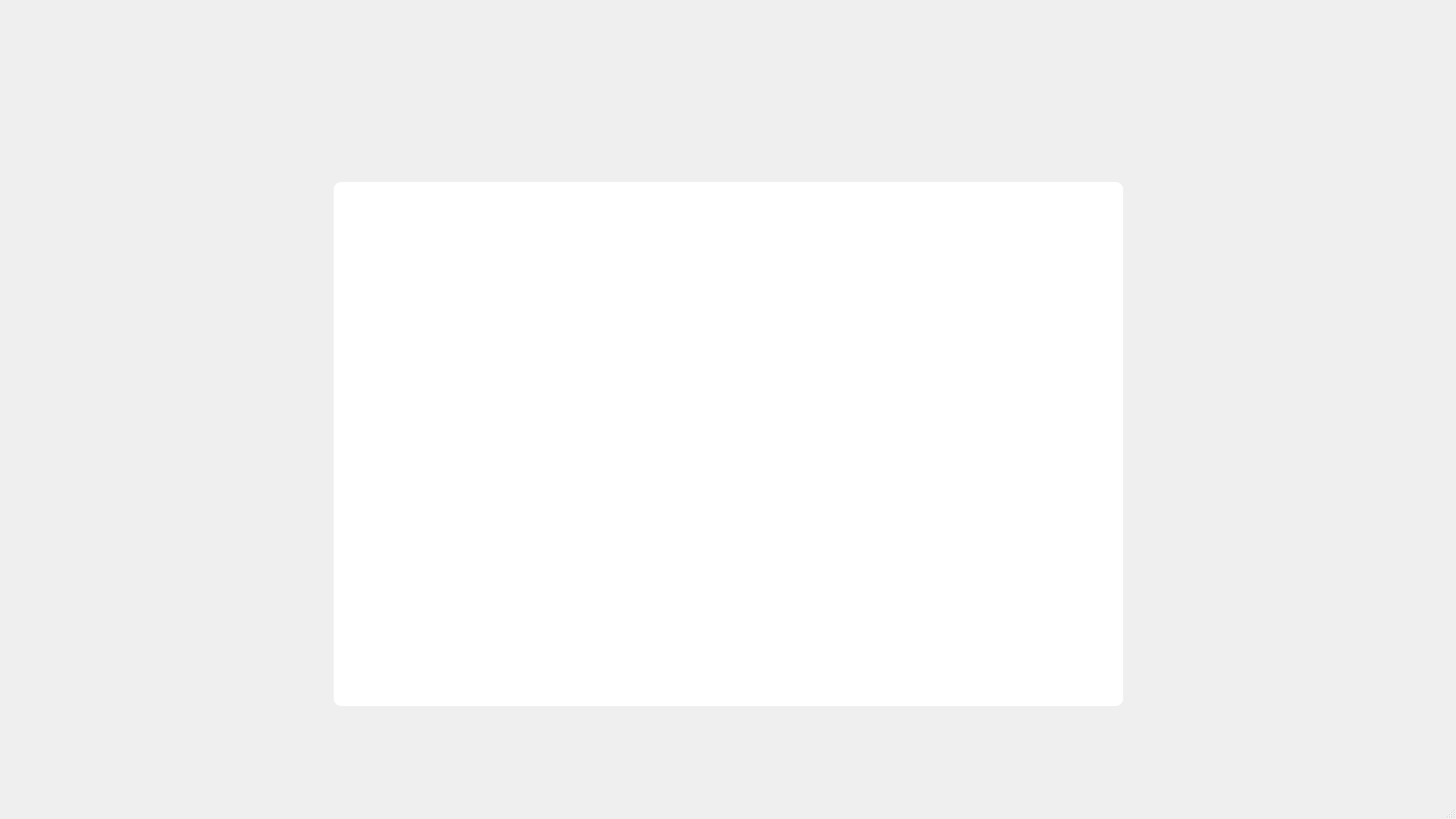
<?xml version="1.0" encoding="UTF-8"?>
<ui version="4.0">
 <class>MainWindow</class>
 <widget class="QMainWindow" name="MainWindow">
  <property name="geometry">
   <rect>
    <x>0</x>
    <y>0</y>
    <width>1920</width>
    <height>1080</height>
   </rect>
  </property>
  <property name="windowTitle">
   <string>MainWindow</string>
  </property>
  <widget class="QWidget" name="centralwidget">
   <widget class="QTableWidget" name="database">
    <property name="geometry">
     <rect>
      <x>440</x>
      <y>240</y>
      <width>1041</width>
      <height>691</height>
     </rect>
    </property>
    <property name="styleSheet">
     <string notr="true">background: #FFFFFF;
border-radius: 10px;</string>
    </property>
   </widget>
  </widget>
  <widget class="QStatusBar" name="statusbar"/>
 </widget>
 <resources/>
 <connections/>
</ui>
